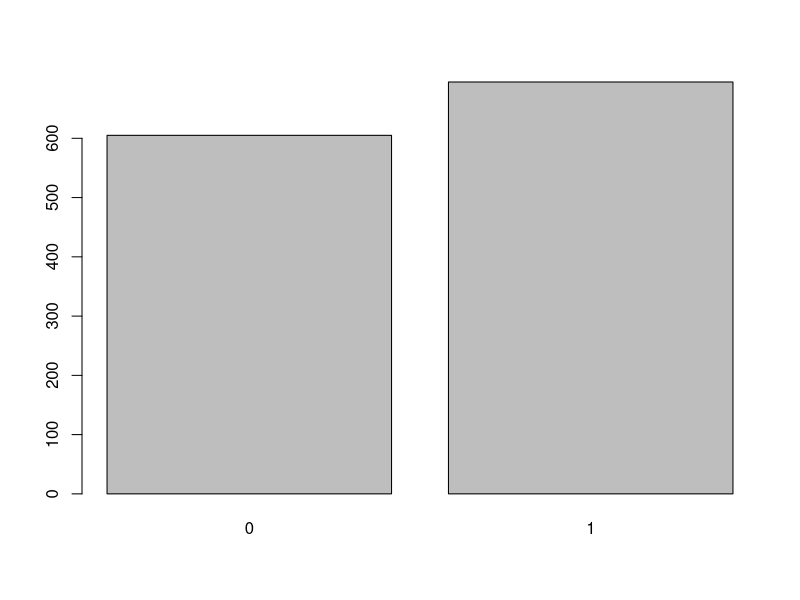

Recreate this plot in R. (Note: this script raises an error after producing the figure.)
## Nibu Jacob, MS in Data Science, Indiana University Bloomington
## Date: Nov 2016
## To prepare European Social Survey data for ML algorithms
## To run multiple algorithms on the data and make evaluations

# setwd('C:/Users/nibu/Google Drive/data science/Sriram/project/ESS_income_prediction')


# load SPSS format data file downloaded from ESS website
# --------------------------------------------------------
require(haven)
data_raw <- read_spss("ESS6MDWe02.2_F1.sav")  # original raw data


# take a working copy of the data and check the size
# --------------------------------------------------------
data <- data_raw         # working copy of the data
dim(data)                # 1847 obs. of 32 variables


# remove irrelevant variables
# --------------------------------------------------------
data$ESS6_id  <- NULL
data$cntry    <- NULL
data$ESS6_reg <- NULL
data$NUTS1    <- NULL
data$NUTS2    <- NULL
data$NUTS3    <- NULL
data$dweight  <- NULL
data$pspwght  <- NULL
data$pweight  <- NULL

dim(data)                # 1847 obs. of 23 variables


# rename the variables for clarity
# --------------------------------------------------------
names(data)
names(data)[names(data) == 'agea'] <- 'age'
names(data)[names(data) == 'hinctnta'] <- 'income'


# examine the variables for missing values and normalization
# --------------------------------------------------------
summary(data)            # all columns have NA values; age needs normalization
data_withNA <- data
data <- data[complete.cases(data),]  # 1613 obs.


# include only people of age 30 years or more
# --------------------------------------------------------
data <- data[(data$age >= 30),]
nrow(data)               # 1300 obs.


# normalize the age variable; 6 levels for most other variables
# --------------------------------------------------------
table(data$age)          # only few people above 90; therefore can cluster 80s and 90s into one
data$age <- replace(data$age, data$age < 40, 1) 
data$age <- replace(data$age, data$age >= 40 & data$age < 50, 2) 
data$age <- replace(data$age, data$age >= 50 & data$age < 60, 3) 
data$age <- replace(data$age, data$age >= 60 & data$age < 70, 4) 
data$age <- replace(data$age, data$age >= 70 & data$age < 80, 5) 
data$age <- replace(data$age, data$age >= 80, 6) 


# create a new binomial variable to represent income, based on median income level of 7
# --------------------------------------------------------
summary(data$income)
table(data$income)
data$income_bi[data$income < 7] <- 0
data$income_bi[data$income >= 7] <- 1
data$income <- NULL   # removing the multilevel factor income variable
names(data)[names(data) == 'income_bi'] <- 'income'
table(data$income)    # 605 obs. with 0, 695 obs. with 1; balanced representation of levels


# check the datatype of variables
# --------------------------------------------------------
sapply(data, class)
data[] <- lapply(data, factor)  # make all variables as factors


# check the class distribution
# --------------------------------------------------------
# split data inputs attributes as x and the output attribute (or class) as y
x <- data[,1:22]
y <- data[,23]

# check the class distribution
plot(y)  # the two levels are evenly distributed

# check interaction between attributes using a scatterplot matrix
# --------------------------------------------------------
# featurePlot(x=x, y=y, plot="ellipse")

# check and remove highly correlated features
# --------------------------------------------------------
findCorrelation(data, cutoff = 0.9, verbose = FALSE, names = FALSE)


# split the dataset into training and test sets
# --------------------------------------------------------
require(caTools)
set.seed(371)
split <- sample.split(data$income, SplitRatio = 0.75)
train <- subset(data, split == TRUE)
test <- subset(data, split == FALSE)



# ========================================================
# multiple ML algorithms using caret package
# ========================================================

install.packages("caret", dependencies = c("Depends", "Suggests"))
require(caret)

# Run algorithms using 10-fold cross validation
control <- trainControl(method="cv", number=10)
metric <- "Accuracy"

# logistic regression
set.seed(371)
fit.glm <- train(income~., data=train, method="glm", metric=metric, trControl=control)

# CART
set.seed(371)
fit.cart <- train(income~., data=train, method="rpart", metric=metric, trControl=control)

# Random Forest
set.seed(371)
fit.rf <- train(income~., data=train, method="rf", metric=metric, trControl=control)

# kNN
set.seed(371)
fit.knn <- train(income~., data=train, method="knn", metric=metric, trControl=control)

# SVM
set.seed(371)
fit.svm <- train(income~., data=train, method="svmRadial", metric=metric, trControl=control)



# summarize accuracy of models
results <- resamples(list(glm=fit.glm, cart=fit.cart, rf=fit.rf, knn=fit.knn, svm=fit.svm))
summary(results)
dotplot(results)


# estimate performance of each model on the validation dataset
require(ROCR)

predictions <- predict(fit.glm, test)
confusionMatrix(predictions, test$income)
pred     <- as.numeric(predictions)
ROCRpred <- prediction(pred, test$income)
ROCRperf <- performance(ROCRpred, "tpr", "fpr") 
plot(ROCRperf, colorize=TRUE, print.cutoffs.at=seq(0,1,by=0.1), text.adj=c(-0.2,1.7))
as.numeric(performance(ROCRpred, "auc")@y.values)

predictions <- predict(fit.cart, test)
confusionMatrix(predictions, test$income)
pred     <- as.numeric(predictions)
ROCRpred <- prediction(pred, test$income)
ROCRperf <- performance(ROCRpred, "tpr", "fpr") 
plot(ROCRperf, colorize=TRUE, print.cutoffs.at=seq(0,1,by=0.1), text.adj=c(-0.2,1.7))
as.numeric(performance(ROCRpred, "auc")@y.values)


predictions <- predict(fit.rf, test)
confusionMatrix(predictions, test$income)
pred     <- as.numeric(predictions)
ROCRpred <- prediction(pred, test$income)
ROCRperf <- performance(ROCRpred, "tpr", "fpr") 
plot(ROCRperf, colorize=TRUE, print.cutoffs.at=seq(0,1,by=0.1), text.adj=c(-0.2,1.7))
as.numeric(performance(ROCRpred, "auc")@y.values)


predictions <- predict(fit.knn, test)
confusionMatrix(predictions, test$income)
pred     <- as.numeric(predictions)
ROCRpred <- prediction(pred, test$income)
ROCRperf <- performance(ROCRpred, "tpr", "fpr") 
plot(ROCRperf, colorize=TRUE, print.cutoffs.at=seq(0,1,by=0.1), text.adj=c(-0.2,1.7))
as.numeric(performance(ROCRpred, "auc")@y.values)


predictions <- predict(fit.svm, test)
confusionMatrix(predictions, test$income)
pred     <- as.numeric(predictions)
ROCRpred <- prediction(pred, test$income)
ROCRperf <- performance(ROCRpred, "tpr", "fpr") 
plot(ROCRperf, colorize=TRUE, print.cutoffs.at=seq(0,1,by=0.1), text.adj=c(-0.2,1.7))
as.numeric(performance(ROCRpred, "auc")@y.values)


# plot accuracy on training and test sets for all 5 algorithms
require(ggplot2)
algorithms <- c("glm","cart","rf","knn","svm")
acc_train <- c(0.6513, 0.6202, 0.6633, 0.6154, 0.6615)
acc_test <- c(0.6316, 0.6388, 0.6718, 0.6773, 0.7801)

plotdata <- data.frame(algorithms=algorithms,accuracy=acc_train, acc_test=acc_test)

ggplot(plotdata, aes(x=algorithms))+
  geom_line(aes(y=accuracy, color="training accuracy", group=1), size=2)+
  geom_line(aes(y=acc_test, color="test accuracy", group=1), size=2)
